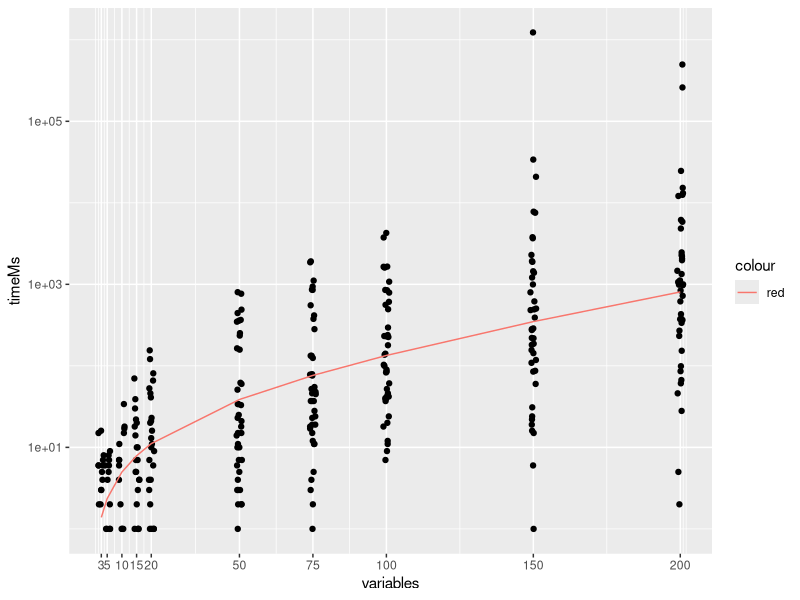

Reproduce this figure in R.
library(magrittr)

table <- read.csv2("./dane/results.csv")

table$result <- as.logical(table$result)

my_tibble <- tibble::tibble(table) %>% 
  dplyr::filter(timeMs > 0) # Usuwam te, co nie daja zadnej informacji, bo byly zbyt krotkie

summary(my_tibble)


lm(log10(timeMs) - log10(variables) ~ variables, data = my_tibble)

time_estimate <- function(n, a_log10 = -0.350414, c_log10 = 0.004781){
  (10^a_log10)*n*((10^c_log10)^n)
}

a_log10 <- -0.350414
c_log10 <- 0.004781
time_estimate(c(100, 200), a_log10, c_log10)



my_tibble %>% 
  dplyr::mutate(estimated_time = time_estimate(variables)) %>% 
  ggplot2::ggplot(ggplot2::aes(variables, timeMs)) +
  ggplot2::geom_jitter(width = 1) +
  ggplot2::scale_y_log10() +
  ggplot2::scale_x_continuous(breaks = unique(my_tibble$variables)) +
  ggplot2::geom_line(ggplot2::aes(variables, estimated_time, colour = "red"))
  
